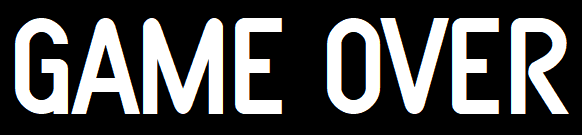
#> input picture Arcade_template/assets/gameover.png, 582 x 135 px; its folder holds only this picture in this run
$ python -i BMPConverter.py   (imports and definitions only)   (older library calls are emulated)
#> lines starting #> are read from the running program, lines starting #| are printed output that depends on the picture
#> the answer given: ../Arcade_template/assets/gameover.png
#> in open_img, img1 is the input picture: PIL image 582x135 RGB; mean R, G, B 79.8, 79.9, 79.8
from tkinter import *
from PIL import ImageTk, Image
from PIL import ImageFilter
import sys

from tkinter import filedialog
import math

#  --onefile BMPConverter.py
# a tool to convert an image to SYSTEM VERILOG bitmap for Lab1 projects
# writen by Noam and DAvid Bar-On  for the elementary lab in the Technion IIT 2021
# (c) Technion IIT 2021

# [6 lines not run here, left out]
bitsR = 8
bitsG = 8
bitsB = 8
bits = bitsR + bitsG + bitsB

# scales parameters
# [8 lines not run here, left out]
# [1 line that did not run here, left out]

# [2 lines not run here, left out]
# [1 line that did not run here, left out]

# [1 line not run here, left out]
CropFlag = None

# [1 line not run here, left out]
NoResizeFlag = None

# [1 line not run here, left out]
RotateScale = None

# [1 line not run here, left out]
TL_BMP_Position = (500,50)
Original_Position = (100,50)

## how to make an exe program
# https://datatofish.com/executable-pyinstaller/
#   CD PYTHON
#   pyinstaller --onefile BMPConverter.py
# take the exe from dist directory

# ______________________________________________________display controls

# [45 lines left out: function selectmouse, not called in this run]

def picModifyNoArgs():
    picModify(0)

# [351 lines left out: functions OpenGUIKeys, RGBpicModify, InvertSelect, SingleBitBitMapSelect, BMPpicDisplay, OriginalpicDisplay and 3 more, not called in this run]

def writeIHex():
    pass

# --------------------------------------------

#    - all image filters

# [71 lines left out: functions ResetToOriginal, EdgeEnhanceKey, SharpenKey, FIND_EDGESKey, SMOOTHKey, EMBOSSKey and 6 more, not called in this run]


##


##

# ____________________________________________________________________________________________________
def handle_img_size():
    global imgOriginal, imgFromFile
    global img1
    global RotateScale

    imageBox = img1.getbbox()
#> imageBox = (14, 18, 569, 114)

    if RotateScale and RotateScale.get() > 0:

        rotated = img1.transpose((None, Image.Transpose.ROTATE_270, Image.Transpose.ROTATE_180, Image.Transpose.ROTATE_90)[RotateScale.get()])
    else:
        rotated = img1

    if CropFlag and CropFlag.get():
        cropped = rotated.crop(imageBox)
    else:
        cropped = rotated
    width, height = cropped.size
#> width = 582; height = 135

    #print ( width)
    #print ( height)
    Image_ratio_float = width /  height
#> Image_ratio_float = 4.31
    #print ( Image_ratio_float)
    # ratio calculate based on the picture aspect ratio
    Image_ratio_integer= Image_ratio_float * 256
#> Image_ratio_integer = 1103.6

    if Image_ratio_integer > 4900:
        OriginalImageTruncedSize = (256, 8)
    elif Image_ratio_integer > 2500:
        OriginalImageTruncedSize = (256, 16)
    elif Image_ratio_integer > 1200:
        OriginalImageTruncedSize = (256, 32)
    elif Image_ratio_integer > 600:
        OriginalImageTruncedSize = (256,64)
    elif Image_ratio_integer > 300:
        OriginalImageTruncedSize = (256,128)
    elif Image_ratio_integer > 150:
        OriginalImageTruncedSize = (256,256)
    elif Image_ratio_integer > 75:
        OriginalImageTruncedSize = (128, 256)
    elif Image_ratio_integer > 40:
        OriginalImageTruncedSize = (64, 256)
    elif Image_ratio_integer > 20:
        OriginalImageTruncedSize = (32, 256)
    elif Image_ratio_integer > 10:
        OriginalImageTruncedSize = (16, 256)
    else:
        OriginalImageTruncedSize = (8, 256)


     # create the original image,used for all later conversions
    imgFromFile = cropped.resize(OriginalImageTruncedSize,Image.Resampling.NEAREST)
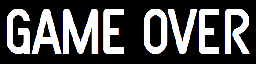
#> imgFromFile: PIL image 256x64 RGB; mean R, G, B 79.2, 79.3, 80.1
    imgOriginal = imgFromFile.resize(imgFromFile.size, Image.Resampling.NEAREST)
    return (width, height)

def open_img():
    global FileName
    global imgOriginal, imgFromFile
    global imgBMP
    global OriginalImageSize
    global CropFlag
    global img1

    path = "smiley.jpg"
    path = filedialog.askopenfilename( filetypes=[("jpg, bmp, png", '*.jpg *.bmp *.png'),("all files", '*.*')], title="Choose filename")

    img1 = Image.open(path).convert('RGB')

 #  copy
    # get the bare filename for the verilog file
    list = path.split('/')
    pro = list.pop()
    FileName  = pro.split('.')[0]

    # create initial original image and print
    (width, height) = handle_img_size()
#> width = 582; height = 135
    img255 = ImageTk.PhotoImage(imgOriginal)
#> (the run stopped early here; a loop or call above may not have finished)
